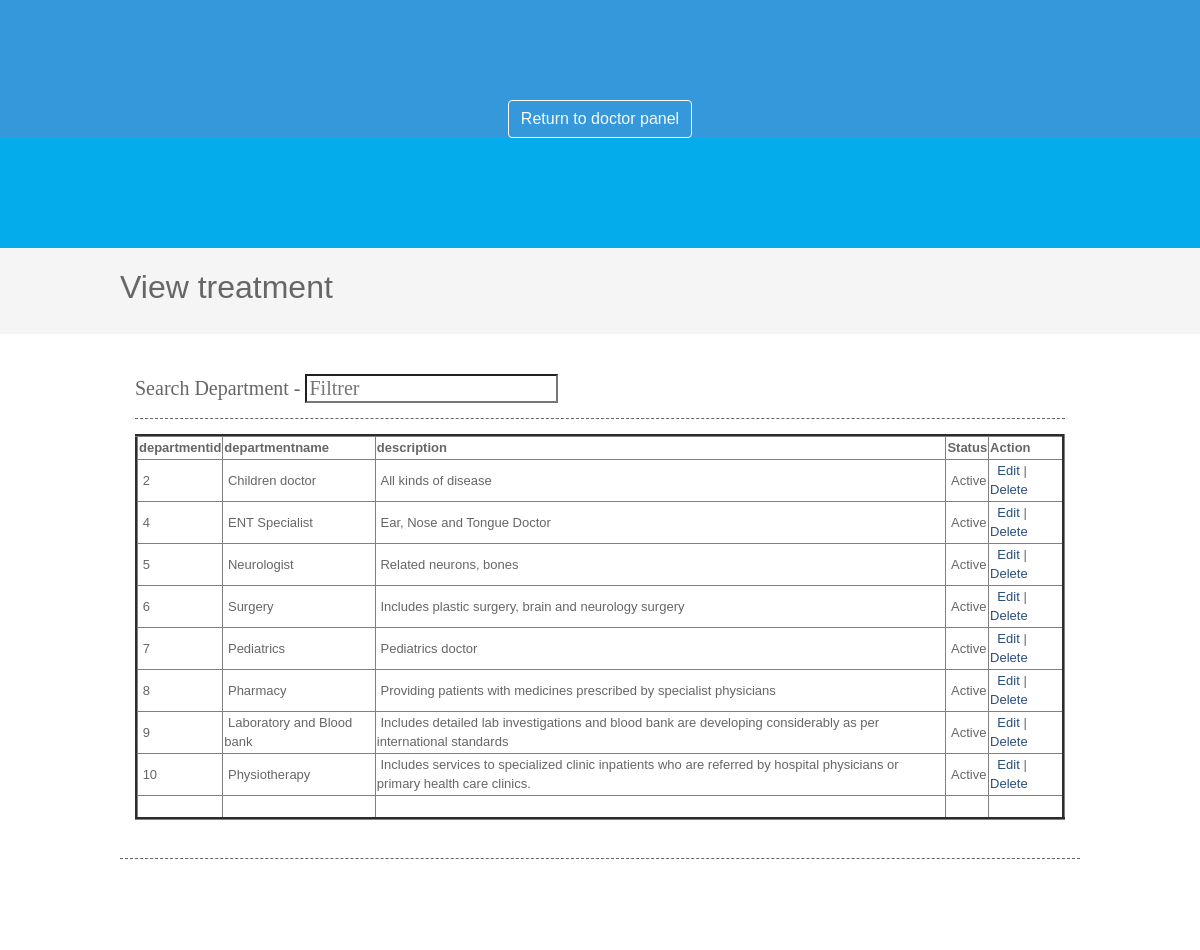
Page /viewdepartment.php on the committed database.
### tables this page shows
CREATE TABLE IF NOT EXISTS `department` (
  `departmentid` int(10) NOT NULL AUTO_INCREMENT,
  `departmentname` varchar(100) NOT NULL,
  `description` text NOT NULL,
  `status` varchar(10) NOT NULL,
  PRIMARY KEY (`departmentid`),
  UNIQUE KEY `departmentid` (`departmentid`)
);

### viewdepartment.php (the view, shortened to what this page needs)
<!DOCTYPE html>
<html lang="en">
  <head>
    <link rel="stylesheet" href="https://maxcdn.bootstrapcdn.com/bootstrap/4.0.0-beta/css/bootstrap.min.css">
  </head>
  <body style="background-color:#3498DB;color:white;padding-top:100px;text-align:center;">
    <a href="doctor-panel.php" class="btn btn-outline-light">Return to doctor panel</a>
  </body>
</html><?php
include("headers.php");
include("dbconnection.php");
?>
<div class="wrapper col2">
  <div id="breadcrumb">
    <ul>
      <li class="first"><h2>View  treatment</h2></li></ul>
  </div>
</div>
<div class="wrapper col4">
  <div id="container">
<section class="container">
<h2>Search Department - <input type="search" class="light-table-filter" data-table="order-table" placeholder="Filtrer" /></h2>
	<table class="order-table" style="width:100%;" border="3">
      <thead>
        <tr>
       <th>departmentid</th>
          <th>departmentname</th>
          <th>description</th>
          <th>Status</th>
          <th>Action</th>
        </tr>
        </thead>
        <tbody>
          <?php
		$sql ="SELECT * FROM department";
		$qsql = mysqli_query($con,$sql);
		while($rs = mysqli_fetch_array($qsql))
		{
        echo "<tr>
        <td>&nbsp;$rs[departmentid]</td>
          <td>&nbsp;$rs[departmentname]</td>
          <td>&nbsp;$rs[description]</td>
			 <td>&nbsp;$rs[status]</td>
			 <td>&nbsp;
			  <a href='department.php?editid=$rs[departmentid]'>Edit</a> | <a href='viewdepartment.php?delid=$rs[departmentid]'>Delete</a> </td>
        </tr>";
		}
		?>
        <tr>
        <td>&nbsp;</td>
          <td>&nbsp;</td>
          <td>&nbsp;</td>
          <td>&nbsp;</td>
          <td>&nbsp;</td>
        </tr>
      </tbody>
    </table>
    </section>
    <h1>&nbsp;</h1>
    <p>&nbsp;</p>
  </div>
</div>

### layout.css (style rules this page uses)
html { overflow-y:scroll; }
body { margin:0; padding:0; font-size:13px; font-family:verdana, Arial, Helvetica, sans-serif; color:#FFFFFF; background-color:#4F473A; }
a { outline:none; text-decoration:none; }
div.wrapper { display:block; width:100%; margin:0; text-align:left; }
.col2 { color:#666666; background-color:#F5F5F5; }
.col3, .col4 { color:#666666; background-color:#FFFFFF; }
#head, #gallery, #breadcrumb, #container, #footer { display:block; position:relative; width:960px; margin:0 auto; }
#breadcrumb { padding:20px 0; }
#breadcrumb ul { margin:0; padding:0; list-style:none; }
#breadcrumb ul li { display:inline; }
#breadcrumb ul li.first { font-weight:bold; }
#container { padding:40px 0; }
#container h1, #container h2, #container h3, #container h4, #container h5, #container h6 { margin:0 0 15px 0; padding:0 0 15px 0; line-height:normal; font-weight:normal; font-size:20px; font-family:Georgia, "Times New Roman", Times, serif; border-bottom:1px dashed #666666; }
#container a { color:#294E79; background-color:#FFFFFF; }

### rows in the picture
department: departmentid "2", departmentname "Children doctor", description "All kinds of disease", status "Active"
department: departmentid "4", departmentname "ENT Specialist", description "Ear, Nose and Tongue Doctor", status "Active"
department: departmentid "5", departmentname "Neurologist", description "Related neurons, bones", status "Active"
department: departmentid "6", departmentname "Surgery", description "Includes plastic surgery, brain and neurology surgery", status "Active"
department: departmentid "7", departmentname "Pediatrics", description "Pediatrics doctor", status "Active"
department: departmentid "8", departmentname "Pharmacy", description "Providing patients with medicines prescribed by specialist physicians", status "Active"
department: departmentid "9", departmentname "Laboratory and Blood bank", description "Includes detailed lab investigations and blood bank are developing considerably as per international standards", status "Active"
department: departmentid "10", departmentname "Physiotherapy", description "Includes services to specialized clinic inpatients who are referred by hospital physicians or primary health care clinics.", status "Active"
